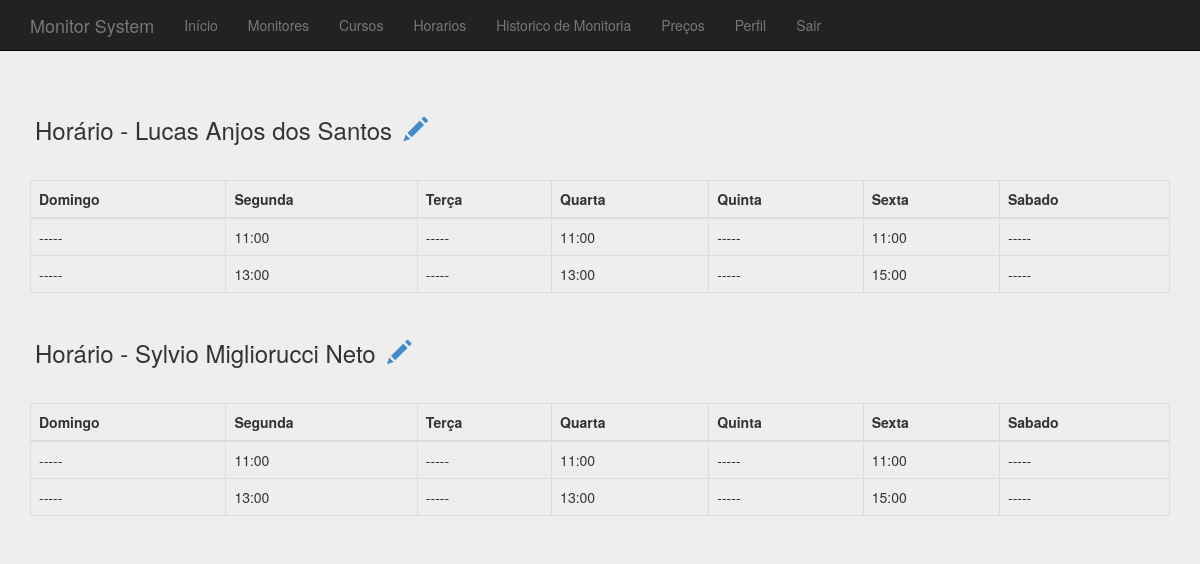
The app's page /pages/schedule.php (signed in) with its own data.
### tables this page shows
CREATE TABLE IF NOT EXISTS `user` (
  `name` varchar(255) NOT NULL,
  `address` varchar(255) NOT NULL,
  `phone` varchar(15) NOT NULL,
  `cpf` varchar(15) NOT NULL,
  `rg` varchar(10) NOT NULL,
  `ra` varchar(255) NOT NULL,
  `account` varchar(30) NOT NULL,
  `id` int(5) NOT NULL AUTO_INCREMENT,
  `age` date NOT NULL,
  `email` varchar(255) NOT NULL,
  PRIMARY KEY (`id`)
);

CREATE TABLE IF NOT EXISTS `schedule` (
  `user_id` int(5) NOT NULL,
  `id` int(5) NOT NULL AUTO_INCREMENT,
  PRIMARY KEY (`id`)
);

CREATE TABLE IF NOT EXISTS `hour` (
  `week_day` varchar(15) NOT NULL,
  `start` varchar(255) NOT NULL,
  `end` varchar(255) NOT NULL,
  `id` int(5) NOT NULL AUTO_INCREMENT,
  `schedule_id` int(11) NOT NULL,
  PRIMARY KEY (`id`)
);

### codes/database.php (called while the page is built, shortened)
<?php
  function connect()
  {
    return mysqli_connect("localhost","root", "", "m-system");
  }
  function first_of_row($query)
  {
    $mysqli = connect();
    $result = $mysqli->query($query);
    while($row = $result->fetch_array())
    {
      $rows[] = $row;
    }
    if (isset($rows)){
      return $rows[0];
    }else{
      return array();
    }
  }
  function value_of_first_row($query, $value)
  {
    $mysqli = connect();
    $result = $mysqli->query($query);
    while($row = $result->fetch_array())
    {
      $rows[] = $row;
    }
    if (isset($rows)){
      return $rows[0][$value];
    }else{
      return '';
    }
  }
  function all_rows($table, $clause='')
  {
    $mysqli = connect();
    $result = $mysqli->query("SELECT * FROM $table $clause");
    while($row = $result->fetch_array())
    {
      $rows[] = $row;
    }
    return isset($rows) ? $rows : array();
  }
  function user_by_id($id)
  {
    return first_of_row("SELECT * FROM user WHERE id='$id'");
  }
  function scheduleid_by_userid($id)
  {
    return value_of_first_row("SELECT id FROM schedule WHERE user_id='$id'", 'id');
  }
  function all_hours_by_scheduleid($id)
  {
    return all_rows('hour', "WHERE schedule_id='$id' ORDER BY id ASC");
  }
  function all_users_select($clause = "")
  {
    return all_rows('user', $clause);
  }
?>

### templates/week-hour.php (the view)
<?php
 $rows = all_hours_by_scheduleid(scheduleid_by_userid($id));
?>
<div class="week-hour">
<div class="page-header">
<?php $user = user_by_id($id); echo "<h3> Horário - ". $user['name'] ." <a href='../pages/edit-schedule.php?id=". $id ."' class='glyphicon glyphicon-pencil'></a> </h3>"; ?>
</div>
<table class="table table-bordered">
  <thead>
    <tr>
      <th>Domingo</th>
      <th>Segunda</th>
      <th>Terça</th>
      <th>Quarta</th>
      <th>Quinta</th>
      <th>Sexta</th>
      <th>Sabado</th>
    </tr>
  </thead>
  <tbody>
    <tr>
    <?php
      if ($rows != ''){
        foreach($rows as $row)
        {
          echo  "<td>". $row['start'] ."</td>";
        }
      }else{
        echo "<h4>Nenhum horario encontrado.</h4>";
      }
    ?>
    </tr>
    <tr>
    <?php
      if ($rows != ''){
        foreach($rows as $row)
        {
          echo  "<td>". $row['end'] ."</td>";
        }
      }
    ?>
    </tr>
  </tbody>
</table>
</div>

### pages/schedule.php (shortened to what this page needs)
<!DOCTYPE html>
<html lang="en">
  <head>
    <link rel="stylesheet" href="../css/index.css"/>
  </head>
  <body>
    <?php
      include('../templates/nav.php');
    ?>
    <div class="container">
      <?php
        $users = all_users_select();
        if (sizeof($users) > 0){
          foreach ($users as $user){
            $id = $user['id'];
            include('../templates/week-hour.php');
          }
        }else{
          echo "<div class='page-header'><h1>Nada encontrado.</h1></div>";
        }
      ?>
    </div>
  </body>
</html>

### css/register.css (style rules this page uses)
body { padding-top: 40px; padding-bottom: 40px; background-color: #eee; }
.form-signup-heading, { margin-bottom: 10px; }

### css/nav.css (style rules this page uses)
body { padding-top: 70px; padding-bottom: 50px; background-color: #eee; }

### css/profile.css (style rules this page uses)
.profile h2, h3, a { margin: 0; padding: 8px 5px 5px 5px; }
.page-header { margin: 30px 0 20px; }

### records on screen
user: name "Lucas Anjos dos Santos"
hour: start "-----", end "-----"
hour: start "11:00", end "13:00"
hour: start "-----", end "-----"
hour: start "11:00", end "13:00"
hour: start "-----", end "-----"
hour: start "11:00", end "15:00"
hour: start "-----", end "-----"
user: name "Sylvio Migliorucci Neto"
hour: start "-----", end "-----"
hour: start "11:00", end "13:00"
hour: start "-----", end "-----"
hour: start "11:00", end "13:00"
hour: start "-----", end "-----"
hour: start "11:00", end "15:00"
hour: start "-----", end "-----"
